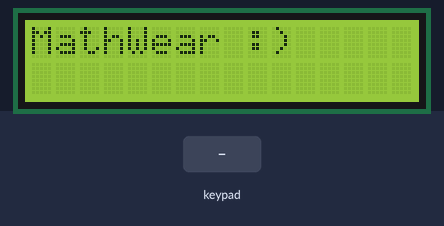
Recording of a sketch running on a simulated Arduino Uno, built with avr-gcc and run on an emulated ATmega328P. On the bench: 16×2 character LCD. The test bench sets the inputs (shaded band).

Above: at 1.2 s.
1.3 s: keypad keys 7 + 5 = pressed 0.4 s apart
At 3.2 s:
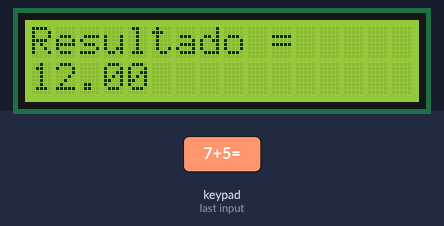
4.4 s: key '*' pressed
At 5.6 s:
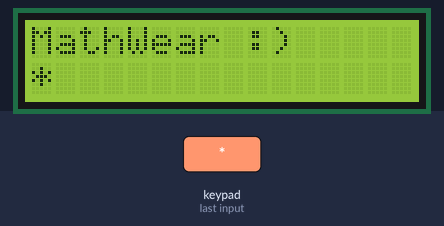
5.9 s: key '=' pressed
At 6.8 s:
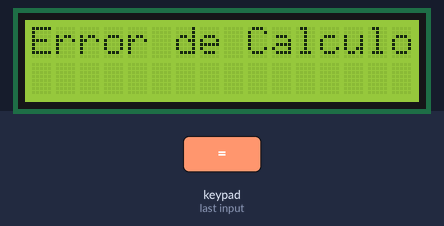
8.9 s: keypad keys 8 / 2 = pressed 0.4 s apart
At 11.3 s:
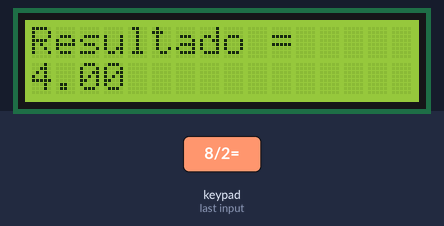
12.0 s: key '2' pressed
At 12.6 s:
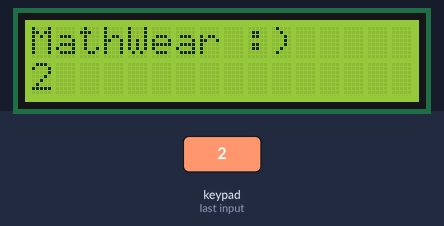
13.5 s: key '+' pressed
At 14.8 s:
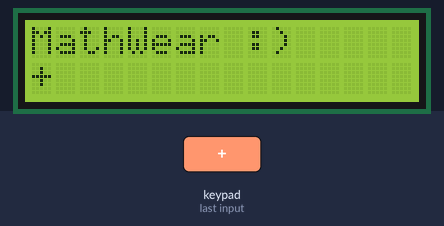
Timing chart, 0 to 16.0 s (numbered marks = the images above; inputs shaded):
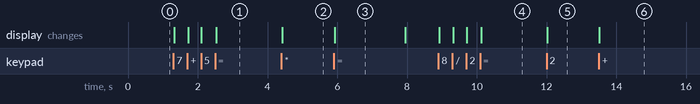

The sketch:

mathWear.ino
```cpp
#include <Wire.h>
#include <LiquidCrystal_I2C.h>
#include <Keypad.h>
#include <math.h>

// Configuración de la pantalla LCD (donde se mostrarán los números y resultados)
const int LCD_ADDRESS = 0x27; // Dirección I2C de la pantalla LCD
const int LCD_COLUMNS = 16;   // Número de columnas del LCD
const int LCD_ROWS = 2;       // Número de filas del LCD

LiquidCrystal_I2C lcd(LCD_ADDRESS, LCD_COLUMNS, LCD_ROWS);

// Configuración del teclado de membrana (el teclado en la camiseta)
const byte ROWS = 4;          // Número de filas en el teclado
const byte COLS = 4;          // Número de columnas en el teclado
char keys[ROWS][COLS] = {     // Asignación de caracteres a cada tecla
  {'1', '2', '3', '+'},
  {'4', '5', '6', '-'},
  {'7', '8', '9', '*'},
  {'C', '0', '=', '/'}
};

// Pines del Arduino conectados a las filas y columnas del teclado
byte colPins[ROWS] = {5, 4, 3, 2};
byte rowPins[COLS] = {9, 8, 7, 6};

Keypad keypad = Keypad(makeKeymap(keys), rowPins, colPins, ROWS, COLS);

// Variables globales para almacenar los datos ingresados y los resultados
String inputString = ""; // Cadena para almacenar la entrada del usuario
char operatorChar;       // Carácter del operador (+, -, *, /)
float num1, num2, result; // Números y resultado de las operaciones
bool newInput = true;    // Indica si se está ingresando un nuevo número
bool resultDisplayed = false; // Indica si se está mostrando un resultado
bool operatorEntered = false; // Indica si se ha ingresado un operador
bool errorState = false; // Indica si hay un estado de error

// Declaración de funciones
void setup();
void loop();
void resetCalculator();
void showError();
void handleKey(char key);
void handleNumber(char key);
void handleOperator(char key);
void handleEquals();

void setup() {
  lcd.init();       // Inicializar la pantalla LCD
  lcd.backlight();  // Encender la luz de fondo de la pantalla
  resetCalculator(); // Reiniciar la calculadora al iniciar
}

void loop() {
  char key = keypad.getKey(); // Leer la tecla presionada
  if (key) {                  // Si se presionó una tecla
    handleKey(key);           // Manejar la tecla presionada
  }
}

// Función para reiniciar la calculadora
void resetCalculator() {
  inputString = "";          // Limpiar la cadena de entrada
  operatorChar = '\0';       // Reiniciar el operador
  num1 = num2 = result = 0.0; // Reiniciar los números y el resultado
  newInput = true;           // Permitir nueva entrada
  resultDisplayed = false;   // Indicar que no se está mostrando un resultado
  operatorEntered = false;   // Indicar que no se ha ingresado un operador
  errorState = false;        // Indicar que no hay un estado de error
  lcd.clear();               // Limpiar la pantalla LCD
  lcd.setCursor(0, 0);
  lcd.print("MathWear :)");  // Mostrar mensaje de bienvenida en la pantalla
}

// Función para mostrar un mensaje de error y reiniciar la calculadora
void showError() {
  lcd.clear();
  lcd.setCursor(0, 0);
  lcd.print("Error de Calculo"); // Mostrar mensaje de error
  delay(2000);                   // Esperar 2 segundos
  resetCalculator();             // Reiniciar la calculadora
}

// Función para manejar la tecla presionada
void handleKey(char key) {
  if (errorState && key != 'C') { // Ignorar todas las entradas excepto 'C' si hay un estado de error
    return;
  }

  if (key >= '0' && key <= '9') { // Si la tecla es un número
    handleNumber(key);
  } else if (key == 'C') {        // Si la tecla es 'C'
    resetCalculator(); // Reiniciar el estado
  } else if (key == '+' || key == '-' || key == '*' || key == '/') { // Si la tecla es un operador
    handleOperator(key);
  } else if (key == '=') {        // Si la tecla es '='
    handleEquals();
  }
}

// Función para manejar la entrada de números
void handleNumber(char key) {
  if (newInput || resultDisplayed || errorState) {
    inputString = ""; // Limpiar la cadena de entrada
    lcd.clear();
    lcd.setCursor(0, 0);
    lcd.print("MathWear :)");
    newInput = false;         // Reiniciar la bandera
    resultDisplayed = false;  // Reiniciar la bandera de resultado
    errorState = false;       // Reiniciar la bandera de error
  }
  inputString += key;         // Añadir el número a la cadena de entrada
  lcd.setCursor(0, 1);
  lcd.print(inputString);     // Mostrar el número en la pantalla
  operatorEntered = false;    // Permitir la entrada de un operador después del número
}

// Función para manejar la entrada de operadores
void handleOperator(char key) {
  if (inputString.length() == 0) { // No hacer nada si no hay un número antes del operador
    return;
  }
  if (resultDisplayed) {
    resultDisplayed = false;
  }
  num1 = inputString.toFloat(); // Convertir la cadena de entrada a un número
  operatorChar = key;           // Guardar el operador
  inputString = "";             // Limpiar la cadena de entrada
  lcd.clear();
  lcd.setCursor(0, 0);
  lcd.print("MathWear :)");
  lcd.setCursor(0, 1);
  lcd.print(operatorChar);      // Mostrar el operador en la pantalla
  newInput = false;             // Reiniciar la bandera
  operatorEntered = true;       // Indicar que se ingresó un operador
}

// Función para manejar la tecla '='
void handleEquals() {
  if (operatorEntered) {        // Mostrar error si '=' se presiona después de un operador
    showError();
    errorState = true;
    resetCalculator();
    return;
  }
  if (resultDisplayed) {
    num1 = result; // Usar el resultado actual como num1
  } else {
    num2 = inputString.toFloat(); // Convertir la cadena de entrada a un número
  }

  bool error = false;
  switch (operatorChar) { // Realizar la operación correspondiente
    case '+':
      result = num1 + num2;
      break;
    case '-':
      result = num1 - num2;
      break;
    case '*':
      result = num1 * num2;
      break;
    case '/':
      if (num2 != 0) {
        result = num1 / num2;
      } else {
        error = true; // Establecer error si se intenta dividir por cero
      }
      break;
    default:
      error = true;
  }

  if (error || isinf(result) || isnan(result) || abs(result) > 9.9E+10) { // Verificación de desbordamiento y errores
    showError(); // Mostrar error y reiniciar la calculadora automáticamente en caso de error
    return;
  } else {
    lcd.clear();
    lcd.setCursor(0, 0);
    lcd.print("Resultado ="); // Mostrar el resultado en la pantalla
    lcd.setCursor(0, 1);
    lcd.print(result);
    inputString = String(result); // Guardar el resultado en la cadena de entrada
    newInput = true; // Configurar la bandera para una nueva entrada
    resultDisplayed = true; // Indicar que se muestra el resultado
    operatorEntered = false; // Reiniciar la bandera de operador
  }
}
```

Measured:
- after the input at 1.3 s, the display: first changes at once (image 1 shows a later state)
- after the input at 4.4 s, the display: changes at once (image 2)
- after the input at 5.9 s, the display: changes at once (image 3)
- after the input at 8.9 s, the display: first changes at once (image 4 shows a later state)
- after the input at 12.0 s, the display: changes at once (image 5)
- after the input at 13.5 s, the display: changes at once (image 6)
- what the display in image 3 shows lasts 2.1 s, from 5.9 s to 8.0 s
